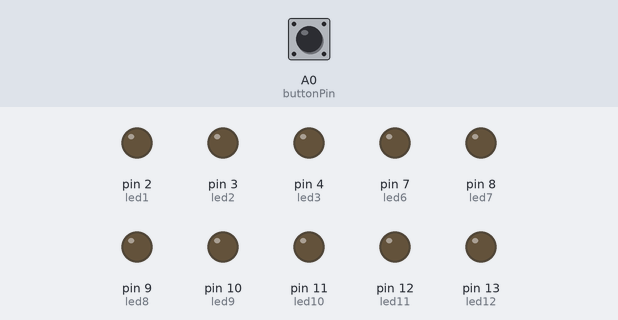
Recording of a sketch running on a simulated Arduino Uno, built with avr-gcc and run on an emulated ATmega328P. On the bench: output pins drawn as LEDs (lit = HIGH). Dashed ring = blinking. The inputs (shaded band) are chosen by the test bench; at power-on: A0 (buttonPin) LOW. Pins used as bus, display or sensor lines are not drawn; what the sketch prints to the serial monitor is not drawn.

Above: at 1.2 s.
1.3 s: A0 (buttonPin) pulled HIGH for 0.15 s
At 3.6 s:
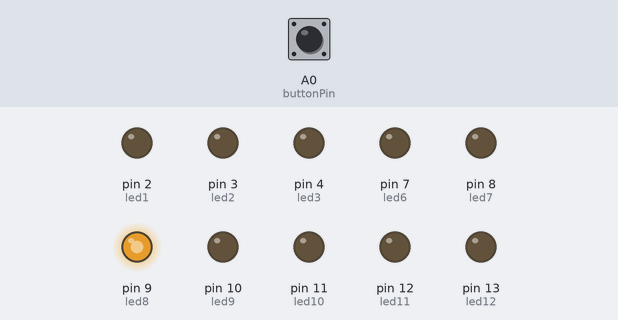
4.3 s: A0 (buttonPin) pulled HIGH for 1 s
At 5.13 s:
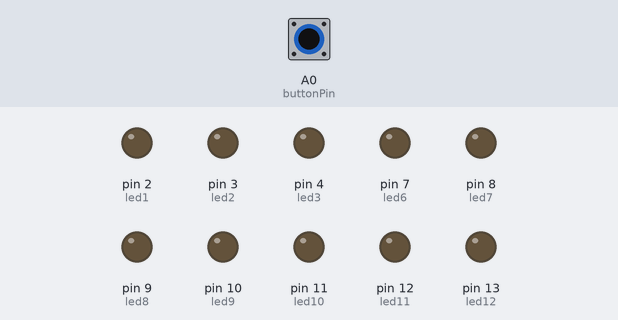
7.3 s: A0 (buttonPin) pulled HIGH for 3.2 s
At 8.12 s:
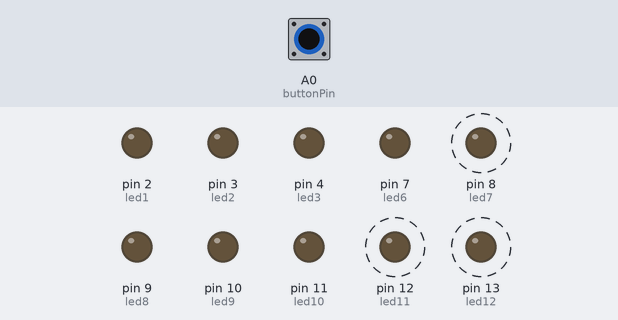
Timing chart, 0 to 12.1 s (numbered marks = the images above; inputs shaded):
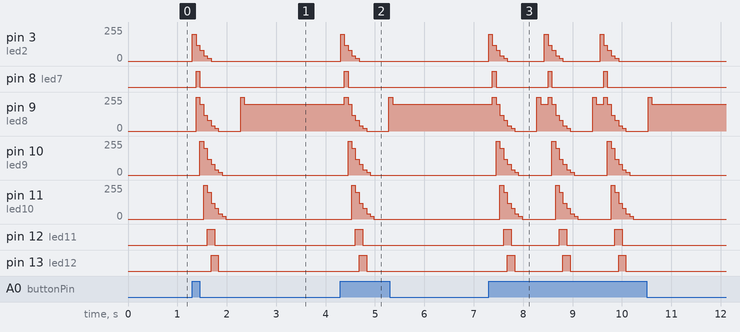

Measured:
- after the input at 1.3 s, pin 8 (led7): LOW → HIGH after 0.08 s, → LOW 0.08 s later; pin 9 (led8): ramps from 255/255 to 0/255 and jumps back, once every 0.90 s; pin 12 (led11): LOW → HIGH after 0.31 s, → LOW 0.15 s later; pin 13 (led12): LOW → HIGH after 0.38 s, → LOW 0.15 s later
- after the input at 4.3 s, pin 8 (led7): LOW → HIGH after 0.08 s, → LOW 0.08 s later; pin 12 (led11): LOW → HIGH after 0.30 s, → LOW 0.15 s later; pin 13 (led12): LOW → HIGH after 0.38 s, → LOW 0.15 s later
- after the input at 7.3 s, pin 3 (led2): 0/255 → 200/255 at once, then repeats every 1.1 s: 120/255 0.08 s, 80/255 0.08 s, 40/255 0.08 s, 20/255 0.08 s, 0/255 0.75 s, 200/255 0.08 s, until it stays 0/255 from 9.9 s; pin 8 (led7): alternates HIGH for 0.08 s and LOW for 1.1 s, 6 changes in all, then stays LOW, starting after 0.08 s

The sketch:

sulps.ino
```cpp
//pushbutton pin
const int buttonPin = A0;

//ledpinid
const int led1 = 2;
const int led2 = 3;
const int led3 = 4;
const int led4 = 5;
const int led5 = 6;
const int led6 = 7;
const int led7 = 8;
const int led8 = 9;
const int led9 = 10;
const int led10 = 11;
const int led11 = 12;
const int led12 = 13;
int dummy;
int dummy2;
int dummy3;
int dummy4;
int dummy5;
int dummy6;
int dummy7;
// variables will change:
int buttonState = 0;

void setup() {
  // ledpinide mode
  pinMode (led1, OUTPUT);
  pinMode (led2, OUTPUT);
  pinMode (led3, OUTPUT);
  pinMode (led6, OUTPUT);
  pinMode (led7, OUTPUT);
  pinMode (led8, OUTPUT);
  pinMode (led9, OUTPUT);
  pinMode (led10, OUTPUT);
  pinMode (led11, OUTPUT);
  pinMode (led12, OUTPUT);

  // initialize the pushbutton pin as an input:
  pinMode(buttonPin, INPUT);

  Serial.begin(9600);

}

void loop() {
  int eredusMassiiv[7] = {255, 200, 120, 80, 40, 20, 0};
  int paremMassiiv[13] = {led7, led8, led9, led10, led11, led12, dummy, dummy, dummy, dummy, dummy, dummy, dummy};
  int vasakMassiiv[13] = {led6, led5, led4, led3, led2, led1, dummy, dummy, dummy, dummy, dummy, dummy, dummy};


  // read the state of the pushbutton value:
  buttonState = digitalRead(buttonPin);

  Serial.println(buttonState);

  // check if the pushbutton is pressed. If it is, the buttonState is HIGH:
  if (buttonState == HIGH) {
    for(int n=0; n<=14; n++){
    analogWrite(paremMassiiv[n], eredusMassiiv[0]);
    analogWrite(paremMassiiv[n-1], eredusMassiiv[1]);
    analogWrite(paremMassiiv[n-2], eredusMassiiv[2]);
    analogWrite(paremMassiiv[n-3], eredusMassiiv[3]);
    analogWrite(paremMassiiv[n-4], eredusMassiiv[4]);
    analogWrite(paremMassiiv[n-5], eredusMassiiv[5]);
    analogWrite(paremMassiiv[n-6], eredusMassiiv[6]);
    delay(75);
    }
  }
  else {
  }
}
```
